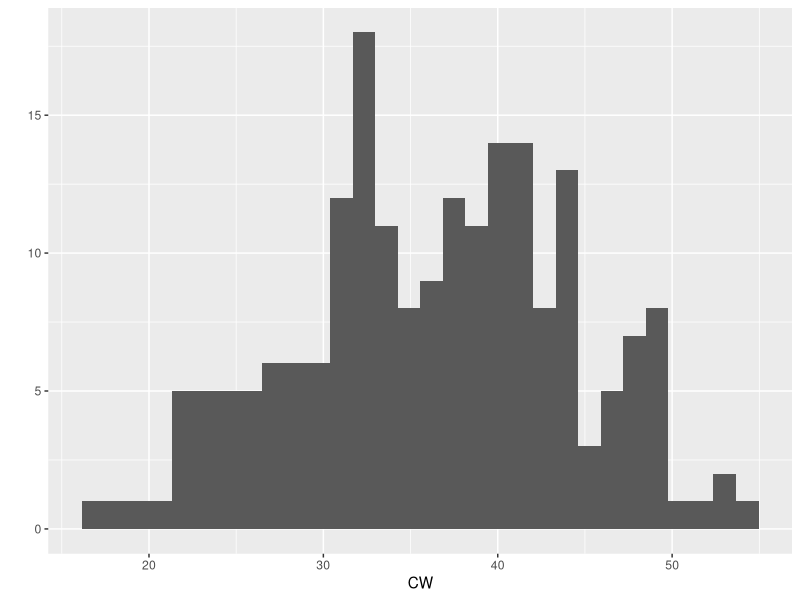
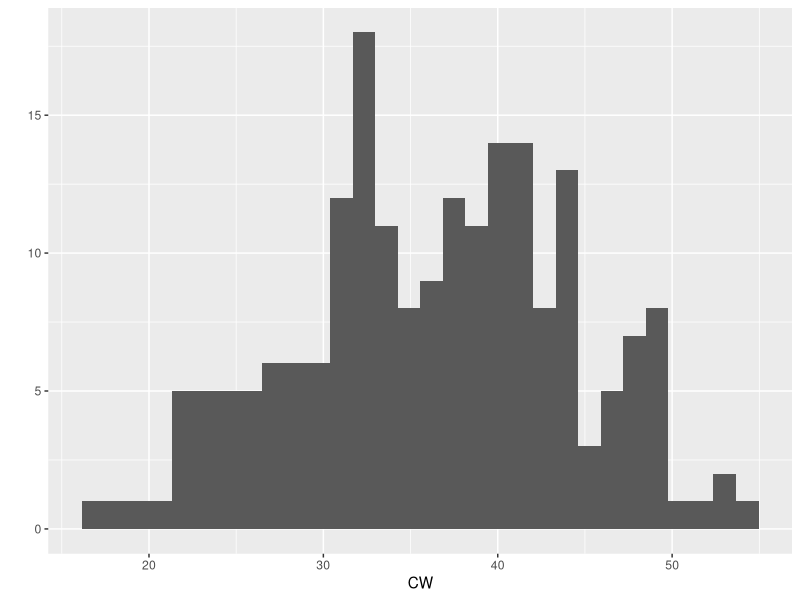
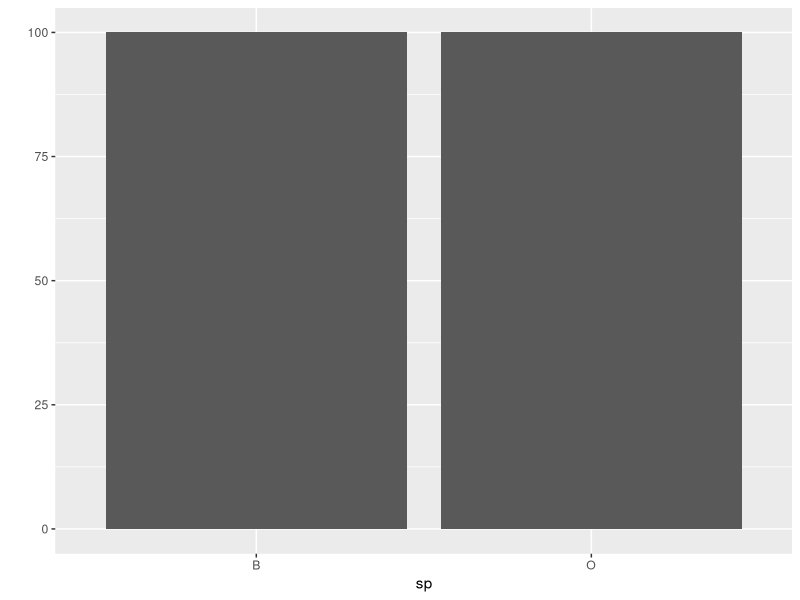
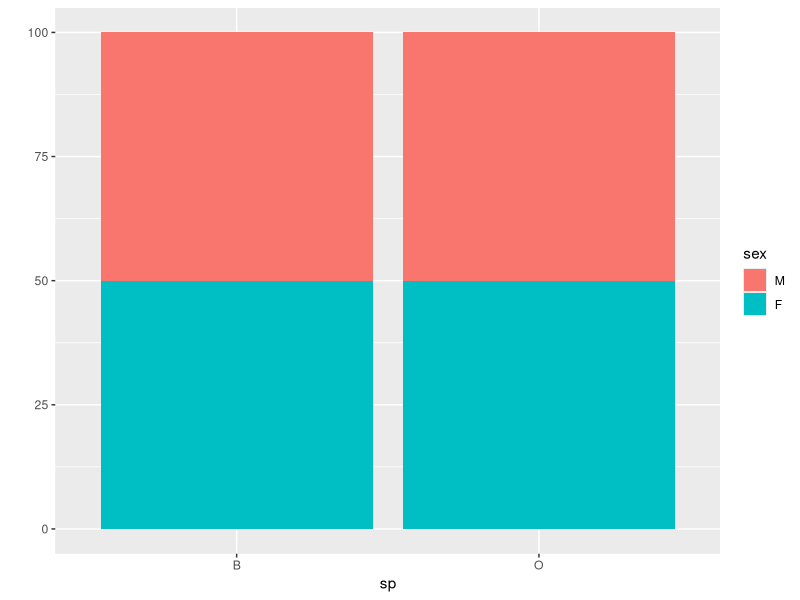
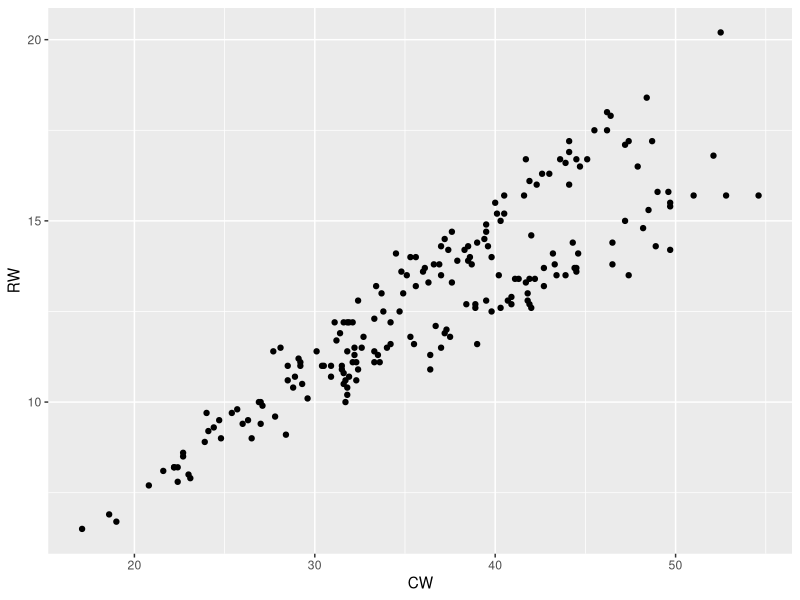
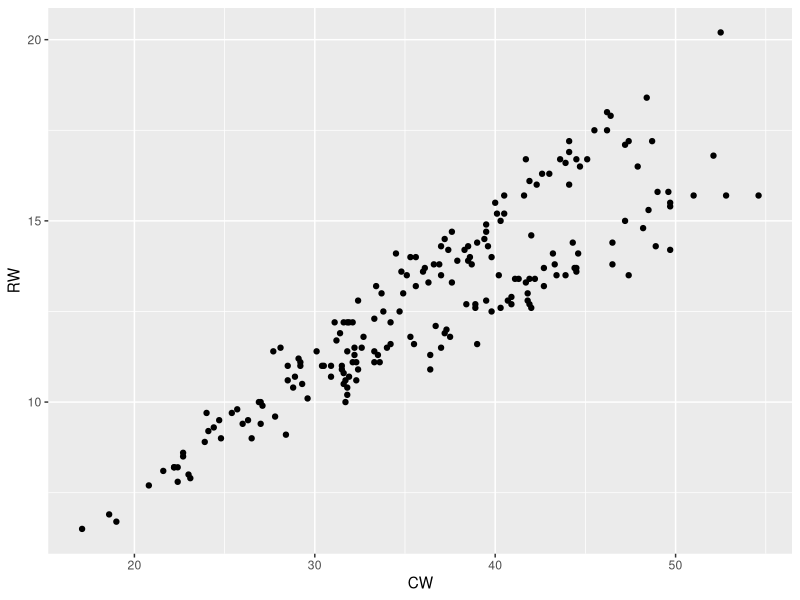
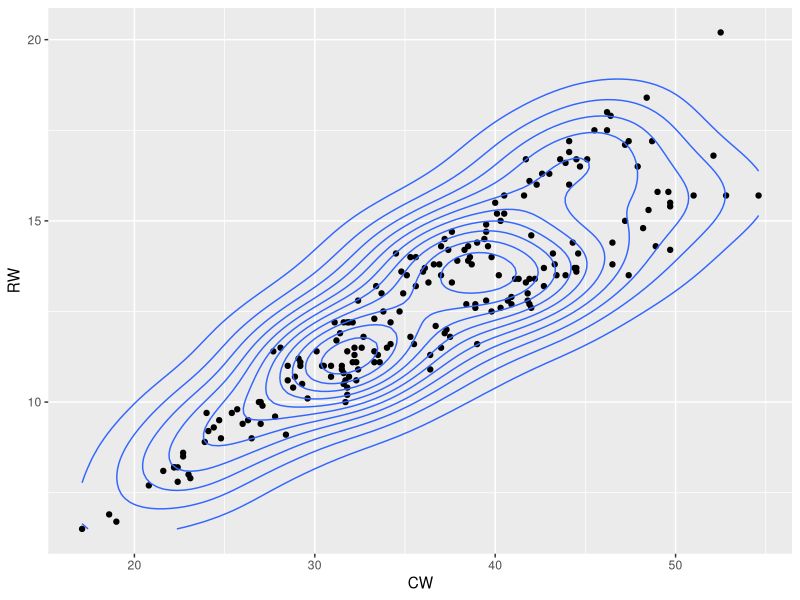
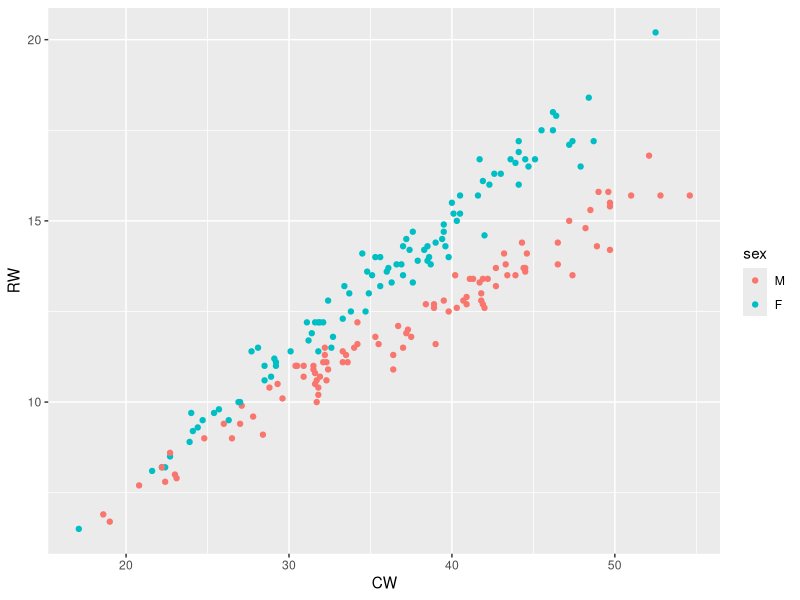

Here is the R script that generated these plots, in order:
## ---- chunk 1
library(ggplot2)
library(MASS)
## ---- chunk 2
data() ## look at all the datasets available to you
data(crabs) ## load the crabs dataset
str(crabs)
summary(crabs)
## ---- chunk 3
table(crabs$sex)
head(crabs$sex)
levels(crabs$sex)
nlevels(crabs$sex)
str(crabs)
crabs$sex <- relevel(crabs$sex, ref="M") ## make 'Male' the reference level
str(crabs) # note the numeric values of $sex have changed
## ---- chunk 4
f <- c("a", "b", "a", "b", "a", "c") ## here is a character vector
f.fac <- as.factor(f) ## we can make it a factor
as.numeric(f.fac) ## and then if we convert it to numeric you can see the underlying values
## ---- chunk 5
qplot(CW, data=crabs)
qplot(CW, data=crabs, geom="histogram")

qplot(sp, data=crabs)
qplot(sp, data=crabs, fill=sex)
with(crabs, table(sp, sex))
## ---- chunk 6
qplot(CW, RW, data=crabs)
qplot(CW, RW, data=crabs, geom="point")
qplot(CW, RW, data=crabs, geom=c("point", "density2d"))

qplot(CW, RW, data=crabs, color=sex)
qplot(CW, RW, data=crabs, color=sp)

qplot(CW, FL, data=crabs, color=sex)
qplot(CW, FL, data=crabs, color=sp)
qplot(CW, FL, data=crabs, color=sp:sex)
qplot(CW, FL, data=crabs, facets= . ~ sp)
qplot(CW, FL, data=crabs, facets= . ~ sp, color=sex)


qplot(CW, RW, data=crabs)
qplot(CW, RW, data=crabs, geom=c("point"))
qplot(CW, RW, data=crabs, geom=c("point", "smooth"))
qplot(CW, RW, data=crabs, geom=c("point", "smooth"), color=sex)
qplot(CW, RW, data=crabs, geom=c("point", "smooth", "density2d"), color=sex)
## ---- chunk 7
qplot(sex, CW, data=crabs)
qplot(sex, CW, data=crabs, geom="point")
qplot(sex, CW, data=crabs, geom="boxplot")
qplot(sex, CW, data=crabs, geom="boxplot", facets=.~sp)
qplot(sex, CW, data=crabs, geom="boxplot", facets=sp~.)
qplot(sex, CW, data=crabs, geom="violin")
qplot(sex, CW, data=crabs, geom=c("violin", "point"))
## ---- chunk 8
require(GGally)
head(crabs)
crabs.mat <- crabs[,4:8]
ggpairs(crabs.mat)

## ---- chunk 9
sessionInfo()
